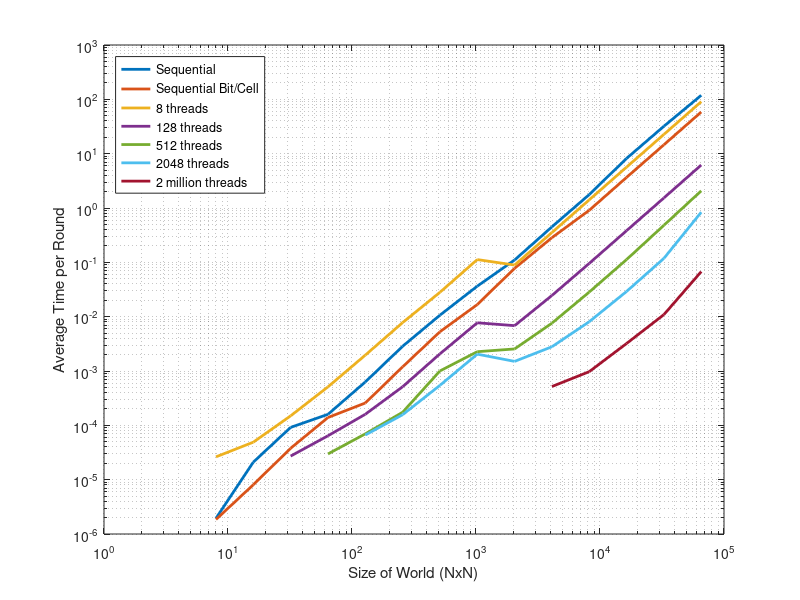
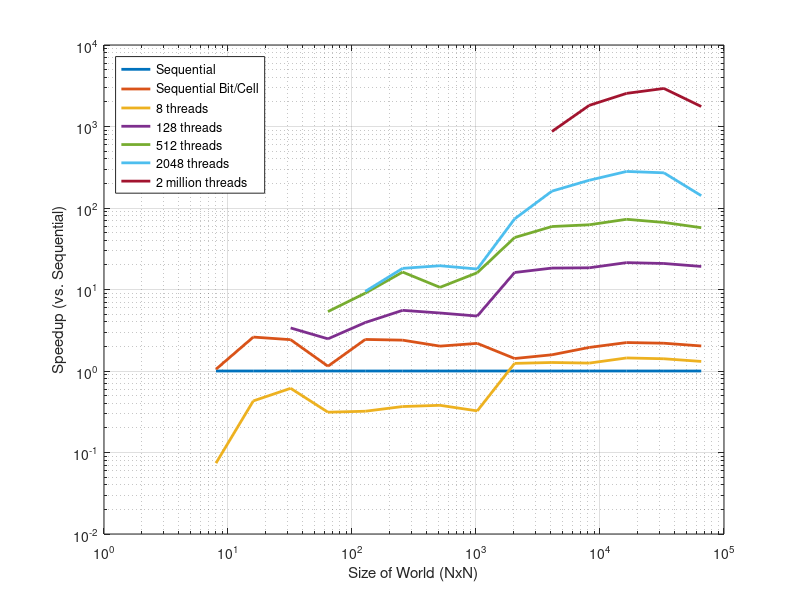
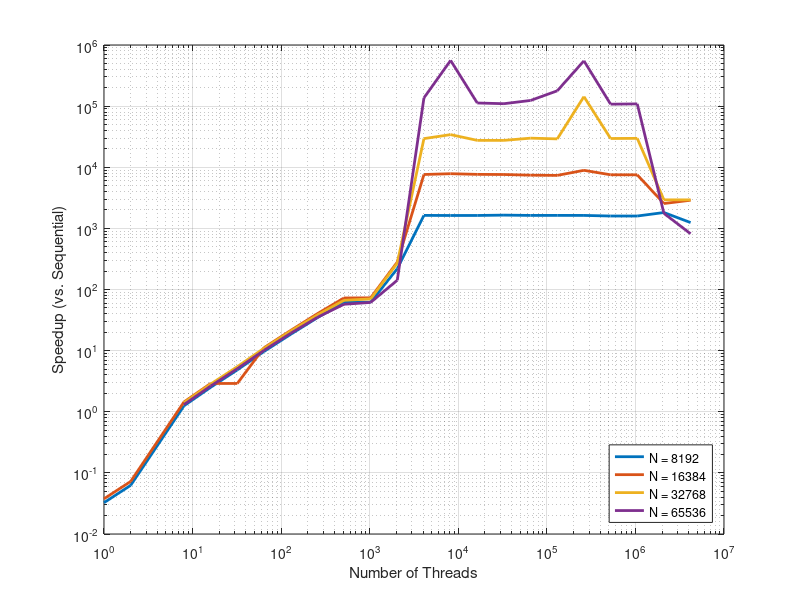
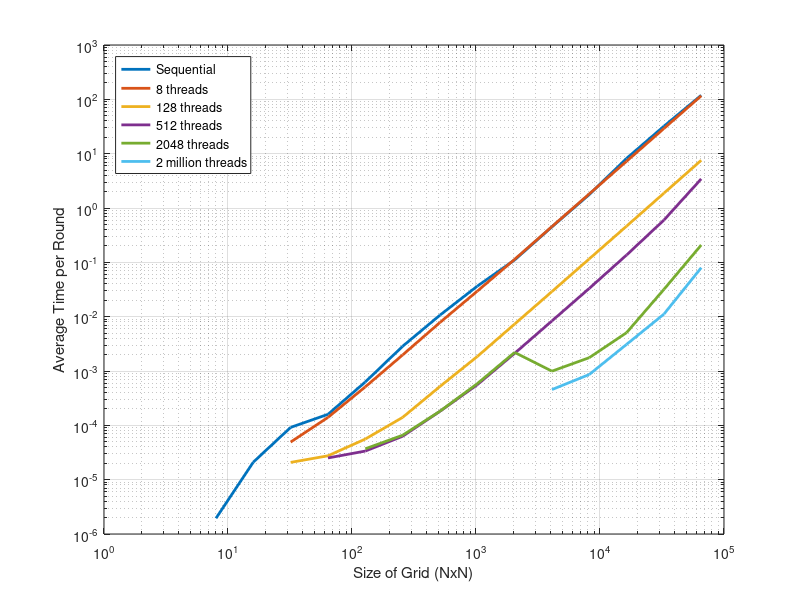

The MATLAB script that drew these images, in order:
close all

size = 2.^(3:16);

seq                 = [1.947E-06 2.104E-05 9.166E-05 1.594E-04 6.286E-04 2.850E-03 1.066E-02 3.643E-02 1.105E-01 4.500E-01 1.768E+00 8.185E+00 3.199E+01 1.187E+02];
seq_bit             = [1.852E-06 8.068E-06 3.783E-05 1.393E-04 2.577E-04 1.192E-03 5.280E-03 1.669E-02 7.764E-02 2.846E-01 9.084E-01 3.663E+00 1.459E+01 5.851E+01];
parallel_bpc_1t     = [1.206E-04 5.457E-04 1.361E-03 3.775E-03 1.418E-02 5.295E-02 2.204E-01 8.490E-01 3.394E+00 1.358E+01 5.433E+01 2.173E+02];
parallel_bpc_2t     = [9.564E-05 2.029E-04 5.395E-04 1.799E-03 6.936E-03 2.760E-02 1.104E-01 4.412E-01 1.766E+00 7.067E+00 2.827E+01 1.131E+02];
parallel_bpc_8t     = [2.631E-05 4.898E-05 1.495E-04 5.106E-04 1.959E-03 7.778E-03 2.810E-02 1.124E-01 8.908E-02 3.538E-01 1.414E+00 5.660E+00 22.63920229 90.57214796];
parallel_bpc_32t    = [3.701E-05 6.135E-05 1.571E-04 5.375E-04 1.842E-03 7.345E-03 2.927E-02 2.367E-02 9.186E-02 3.654E-01 2.820E+00 5.852E+00 2.346E+01];
parallel_bpc_128t   = [2.717E-05 6.425E-05 1.598E-04 5.133E-04 2.070E-03 7.714E-03 6.835E-03 2.457E-02 9.575E-02 3.831E-01 1.534E+00 6.186E+00];
parallel_bpc_512t   = [2.975E-05 6.966E-05 1.741E-04 1.003E-03 2.267E-03 2.546E-03 7.595E-03 2.840E-02 1.126E-01 4.811E-01 2.070E+00];
parallel_bpc_2048t  = [6.630E-05 1.568E-04 5.447E-04 2.042E-03 1.503E-03 2.794E-03 8.074E-03 2.914E-02 1.184E-01 8.376E-01];
parallel_bpc_500htt = [1.056E-03 1.076E-03 1.110E-03 1.087E-03 1.083E-03 8.142E-04];
parallel_bpc_2mt    = [5.178E-04 9.730E-04 3.210E-03 1.092E-02 6.745E-02];

parallel_lut_8t    = [4.920E-05 1.400E-04 5.110E-04 1.974E-03 7.813E-03 2.949E-02 1.135E-01 4.550E-01 1.818E+00 7.256E+00 2.904E+01 1.162E+02];
parallel_lut_64t   = [1.990E-05 3.620E-05 8.600E-05 2.670E-04 1.007E-03 3.984E-03 1.540E-02 5.726E-02 2.299E-01 9.181E-01 3.664E+00 1.477E+01];
parallel_lut_128t  = [2.080E-05 2.750E-05 5.590E-05 1.400E-04 5.190E-04 1.847E-03 7.308E-03 2.899E-02 1.158E-01 4.639E-01 1.874E+00 7.556E+00];
parallel_lut_512t  = [2.510E-05 3.360E-05 6.290E-05 1.810E-04 5.590E-04 2.113E-03 8.352E-03 3.315E-02 1.364E-01 5.996E-01 3.434E+00];
parallel_lut_2048t = [3.700E-05 6.580E-05 1.820E-04 5.850E-04 2.199E-03 9.930E-04 1.759E-03 5.082E-03 3.177E-02 2.087E-01];
parallel_lut_2mt   = [4.550E-04 8.620E-04 3.091E-03 1.114E-02 7.958E-02];


seq_bit_spdup             = seq        ./seq_bit;
parallel_bpc_1t_spdup     = seq(1:12)  ./parallel_bpc_1t;
parallel_bpc_2t_spdup     = seq(1:12)  ./parallel_bpc_2t;
parallel_bpc_8t_spdup     = seq        ./parallel_bpc_8t;
parallel_bpc_32t_spdup    = seq(2:end) ./parallel_bpc_32t;
parallel_bpc_128t_spdup   = seq(3:end) ./parallel_bpc_128t;
parallel_bpc_512t_spdup   = seq(4:end) ./parallel_bpc_512t;
parallel_bpc_2048t_spdup  = seq(5:end) ./parallel_bpc_2048t;
parallel_bpc_500htt_spdup = seq(9:end) ./parallel_bpc_500htt;
parallel_bpc_2mt_spdup    = seq(10:end)./parallel_bpc_2mt;

parallel_lut_8t_spdup    = seq( 3:end) ./ parallel_lut_8t;
parallel_lut_64t_spdup   = seq( 3:end) ./ parallel_lut_64t;
parallel_lut_128t_spdup  = seq( 3:end) ./ parallel_lut_128t;
parallel_lut_512t_spdup  = seq( 4:end) ./ parallel_lut_512t;
parallel_lut_2048t_spdup = seq( 5:end) ./ parallel_lut_2048t;
parallel_lut_2mt_spdup   = seq(10:end) ./ parallel_lut_2mt;

                 % seq time
bpc_perf_8192  = [1.768E+00	5.433E+01	2.827E+01	1.414E+00	7.047E-01	3.654E-01	1.828E-01	9.575E-02	5.125E-02	2.840E-02	2.848E-02	8.074E-03	1.084E-03	1.088E-03	1.087E-03	1.073E-03	1.085E-03	1.084E-03	1.085E-03	1.110E-03	1.110E-03	9.730E-04	1.421E-03];
bpc_perf_16384 = [8.185E+00	2.173E+02	1.131E+02	5.660E+00	2.820E+00	2.820E+00	7.345E-01	3.831E-01	2.039E-01	1.126E-01	1.120E-01	2.914E-02	1.075E-03	1.044E-03	1.070E-03	1.076E-03	1.103E-03	1.112E-03	9.188E-04	1.087E-03	1.089E-03	3.210E-03	2.833E-03];
bpc_perf_32768 = [3.199E+01				            2.264E+01	1.129E+01	5.852E+00	2.931E+00	1.534E+00	8.367E-01	4.811E-01	4.561E-01	1.184E-01	1.087E-03	9.361E-04	1.162E-03	1.162E-03	1.069E-03	1.099E-03	2.237E-04	1.083E-03	1.077E-03	1.092E-02	1.093E-02];
bpc_perf_65536 = [1.187E+02				            9.057E+01	4.517E+01	2.346E+01	1.177E+01	6.186E+00	3.395E+00	2.070E+00	1.932E+00	8.376E-01	8.696E-04	2.122E-04	1.055E-03	1.083E-03	9.584E-04	6.667E-04	2.155E-04	1.103E-03	1.091E-03	6.745E-02	1.453E-01];

lut_perf_8192  = [1.818E+00	                        2.299E-01	1.158E-01	6.021E-02	3.315E-02	3.390E-02	1.759E-03	6.890E-04	7.690E-04	6.950E-04	4.700E-04	7.210E-04	8.040E-04	7.510E-04	7.180E-04	7.210E-04	8.620E-04	1.707E-03];			
lut_perf_16384 = [7.256E+00	                        9.181E-01	4.639E-01	2.438E-01	1.364E-01	1.359E-01	5.082E-03	6.830E-04	7.400E-04	7.330E-04	7.320E-04	7.280E-04	7.170E-04	7.150E-04	4.930E-04	7.260E-04	3.091E-03	5.445E-03	3.068E-03	1.760E-05];	
lut_perf_32768 = [2.904E+01	                        3.664E+00	1.874E+00	1.076E+00	5.996E-01	5.405E-01	3.177E-02	7.270E-04	7.280E-04	6.140E-04	7.310E-04	7.320E-04	7.280E-04	7.420E-04	7.390E-04	7.270E-04	1.114E-02	1.090E-02	1.987E-02	1.000E-04	5.200E-05];
lut_perf_65536 = [1.162E+02	                        1.477E+01	7.556E+00	4.370E+00	3.434E+00	2.848E+00	2.087E-01	7.270E-04	7.280E-04	7.840E-04	8.250E-04	7.390E-04	7.450E-04	7.360E-04	6.810E-04	7.810E-04	7.958E-02	0.000594	0.00073  	0.045502	0.079578];

num_threads = 2.^[0:1 3:22];
bpc_spdup_8192  = bpc_perf_8192(1)  ./ bpc_perf_8192;
bpc_spdup_16384 = bpc_perf_16384(1) ./ bpc_perf_16384;
bpc_spdup_32768 = bpc_perf_32768(1) ./ bpc_perf_32768;
bpc_spdup_65536 = bpc_perf_65536(1) ./ bpc_perf_65536;

num_threads_2 = 2.^[3 6:25];
lut_spdup_8192  = bpc_perf_8192(1)  ./ lut_perf_8192;
lut_spdup_16384 = bpc_perf_16384(1) ./ lut_perf_16384;
lut_spdup_32768 = bpc_perf_32768(1) ./ lut_perf_32768;
lut_spdup_65536 = bpc_perf_65536(1) ./ lut_perf_65536;

%% Plot 
% close all
figure
set(gcf, 'Position',  [100, 100, 450, 400])
loglog(size        , seq                ,'linewidth', 2)
hold on
% grid on; 
grid minor
loglog(size        , seq_bit            ,'linewidth', 2)
loglog(size        , parallel_bpc_8t    ,'linewidth', 2)
loglog(size(3:end) , parallel_bpc_128t  ,'linewidth', 2)
loglog(size(4:end) , parallel_bpc_512t  ,'linewidth', 2)
loglog(size(5:end) , parallel_bpc_2048t ,'linewidth', 2)
loglog(size(10:end), parallel_bpc_2mt   ,'linewidth', 2)
% title("Runtime vs. World Size",'FontSize',15)
legend("Sequential", "Sequential Bit/Cell", ...
    '8 threads', '128 threads', '512 threads',...
    '2048 threads', ...
    '2 million threads', 'location',"Northwest")
xlabel("Size of World (NxN)")
ylabel("Average Time per Round")
saveas(gcf,'figures/bp_runtime_world.png')

%% Plot
% close all
figure
set(gcf, 'Position',  [100, 100, 450, 400])
loglog(size, ones(length(size),1), 'linewidth',2)
hold on, grid on
loglog(size        , seq_bit_spdup            ,'linewidth', 2)
loglog(size        , parallel_bpc_8t_spdup    ,'linewidth', 2)
loglog(size(3:end) , parallel_bpc_128t_spdup  ,'linewidth', 2)
loglog(size(4:end) , parallel_bpc_512t_spdup  ,'linewidth', 2)
loglog(size(5:end) , parallel_bpc_2048t_spdup ,'linewidth', 2)
loglog(size(10:end), parallel_bpc_2mt_spdup   ,'linewidth', 2)
% title("Speedup vs. World Size",'FontSize',15)
legend("Sequential", "Sequential Bit/Cell", '8 threads', ...
    '128 threads', '512 threads', '2048 threads', ...
    '2 million threads', 'location',"Northwest")
xlabel("Size of World (NxN)")
ylabel("Speedup (vs. Sequential)")
saveas(gcf,'figures/bp_speedup_world.png')

%% Plot
% close all
figure
set(gcf, 'Position',  [100, 100, 450, 400])
loglog(num_threads, bpc_spdup_8192(2:end), 'linewidth', 2)
hold on, grid on
loglog(num_threads, bpc_spdup_16384(2:end), 'linewidth', 2)
loglog(num_threads(3:end), bpc_spdup_32768(2:end),'linewidth', 2)
loglog(num_threads(3:end), bpc_spdup_65536(2:end),'linewidth', 2)
% title("Speedup vs. Number of Threads",'FontSize',15)
legend("N = 8192", 'N = 16384', 'N = 32768', 'N = 65536', 'location',"Southeast")
xlabel("Number of Threads")
ylabel("Speedup (vs. Sequential)")
saveas(gcf,'figures/bp_speedup_threads.png')

%% Plot runtime of 3x6 LUT w/ various numbers of threads
% close all
figure
set(gcf, 'Position',  [100, 100, 450, 400])
loglog(size        , seq                ,'linewidth', 2)
hold on, grid on
loglog(size( 3:end), parallel_lut_8t    ,'linewidth', 2)
loglog(size( 3:end), parallel_lut_128t  ,'linewidth', 2)
loglog(size( 4:end), parallel_lut_512t  ,'linewidth', 2)
loglog(size( 5:end), parallel_lut_2048t ,'linewidth', 2)
loglog(size(10:end), parallel_lut_2mt   ,'linewidth', 2)
% title("Runtime vs. World Size (3x6 LUT)",'FontSize',15)
legend("Sequential", "8 threads", '128 threads', '512 threads',...
    '2048 threads', '2 million threads', 'location',"Northwest")
xlabel("Size of Grid (NxN)")
ylabel("Average Time per Round")
saveas(gcf,'figures/lut3x6_runtime_world.png')

%% Plot speedup of 3x6 LUT w/ various numbers of threads
%close all
figure
set(gcf, 'Position',  [100, 100, 450, 400])
loglog(size, ones(length(size),1), 'linewidth',2)
hold on, grid on
loglog(size(3:end) , parallel_lut_8t_spdup  ,'linewidth', 2)
loglog(size(3:end) , parallel_lut_128t_spdup  ,'linewidth', 2)
loglog(size(4:end) , parallel_lut_512t_spdup  ,'linewidth', 2)
loglog(size(5:end) , parallel_lut_2048t_spdup ,'linewidth', 2)
loglog(size(10:end), parallel_lut_2mt_spdup   ,'linewidth', 2)
% title("Speedup vs. World Size (3x6 LUT)",'FontSize',15)
legend("Sequential", '8 threads', '128 threads', '512 threads', '2048 threads', ...
    '2 million threads', 'location',"Northwest")
xlabel("Size of Grid (NxN)")
ylabel("Speedup (vs. Sequential)")
saveas(gcf,'figures/lut3x6_speedup_world.png')

%% Plot
% close all
figure
set(gcf, 'Position',  [100, 100, 450, 400])
loglog(num_threads_2(1:18), lut_spdup_8192, 'linewidth', 2)
hold on, grid on
loglog(num_threads_2(1:20), lut_spdup_16384, 'linewidth', 2)
loglog(num_threads_2(1:21), lut_spdup_32768, 'linewidth', 2)
loglog(num_threads_2(1:21), lut_spdup_65536, 'linewidth', 2)
% title("Game of Life Speedup")
legend("N = 8192", 'N = 16384', 'N = 32768', 'N = 65536', 'location',"Southeast")
xlabel("Number of Threads")
ylabel("Speedup (vs. Sequential)")
saveas(gcf,'figures/lut3x6_speedup_threads.png')


%% Compare all 4 algos
% close all
figure
set(gcf, 'Position',  [100, 100, 450, 400])
loglog(size        , ones(length(size),1)     , 'linewidth',2)
hold on, grid on
loglog(size        , seq_bit_spdup            ,'linewidth', 2)
loglog(size(5:end) , parallel_bpc_2048t_spdup ,'linewidth', 2)
loglog(size(10:end), parallel_bpc_2mt_spdup   ,'linewidth', 2)
loglog(size(5:end) , parallel_lut_2048t_spdup ,'linewidth', 2)
loglog(size(10:end) , parallel_lut_2mt_spdup   ,'linewidth', 2)
% title("Game of Life Speedup Comparison")
legend("Sequential", 'Sequential Bit/Cell', 'Parallel Bit/Cell - 2048 threads', ...
    'Parallel Bit/Cell - 2 mil threads', '3x6 LUT - 2048 threads', ...
    '3x6 LUT - 2 mil threads', 'location',"Northwest")
xlabel("Size of Grid (NxN)")
ylabel("Speedup (vs. Sequential)")
saveas(gcf,'figures/speedup_comparison.png')
